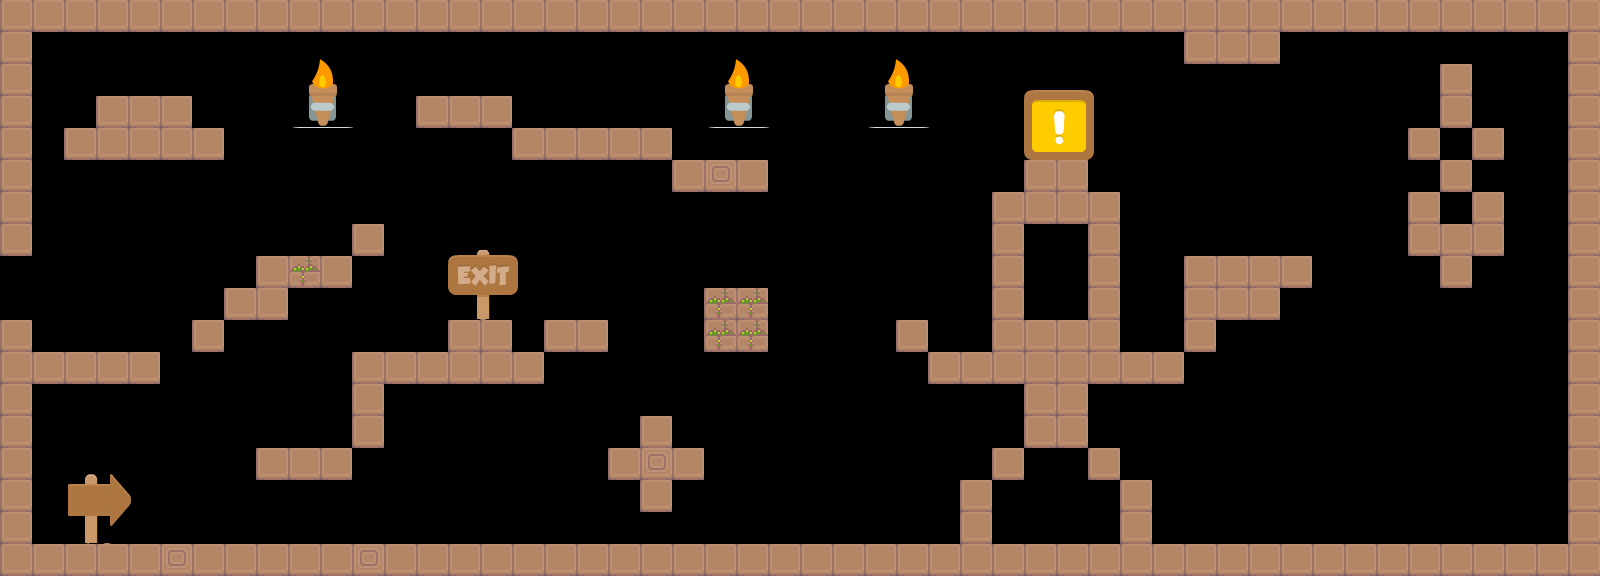

This is a level from a 2D game, rendered from its Tiled map with the project's own tilesets. A one-line summary and the map file follow, with tile-layer data summarised:
An orthogonal 50x18 tile map with 32x32 px tiles, 2 tile layers (Tile Layer 1, Tile Layer 2), 4 tilesets and 7 objects (platform).

<map version="1.0" orientation="orthogonal" width="50" height="18" tilewidth="32" tileheight="32">
 <tileset firstgid="1" name="ground_1x1" tilewidth="32" tileheight="32">
  <image source="../tiles/ground_1x1.png" width="800" height="32" />
  <tile id="1">
   <properties>
    <property name="bounce" value="1" />
   </properties>
  </tile>
 </tileset>
 <tileset firstgid="26" name="walls_1x2" tilewidth="32" tileheight="64">
  <image source="../tiles/walls_1x2.png" width="256" height="64" />
 </tileset>
 <tileset firstgid="34" name="coin" tilewidth="32" tileheight="32">
  <image source="../../sprites/coin.png" width="192" height="32" />
 </tileset>
 <tileset firstgid="40" name="tiles2" tilewidth="70" tileheight="70">
  <image source="../tiles/tiles2.png" width="840" height="910" />
 </tileset>
 <layer name="Tile Layer 1" width="50" height="18">
  <properties>
   <property name="collides" value="true" />
  </properties>
  <data>[900 cells, 241 non-empty, 3 distinct tile ids]</data>
 </layer>
 <layer name="Tile Layer 2" width="50" height="18">
  <data>[900 cells, 6 non-empty, 4 distinct tile ids]</data>
 </layer>
 <objectgroup name="collision" width="50" height="18">
  <object x="64" y="160">
   <polyline points="0,0 0,-32 32,-32 32,-64 128,-64 128,-32 160,-32 160,0 0,0" />
  </object>
  <object x="416" y="96">
   <polyline points="0,0 0,32 96,32 96,64 256,64 256,96 352,96 352,64 256,64 256,32 128,32 96,0 0,0" />
  </object>
  <object name="platform" x="192" y="352">
   <polyline points="0,0 0,-32 32,-64 64,-64 64,-96 128,-96 160,-128 192,-128 192,-96 160,-64 96,-64 96,-32 32,-32 32,0 0,0" />
  </object>
  <object x="704" y="288" width="64" height="64">
   <ellipse />
  </object>
  <object x="608" y="480">
   <polyline points="0,0 0,-32 32,-32 32,-64 64,-64 64,-32 96,-32 96,0 64,0 64,32 32,32 32,0 0,0" />
  </object>
  <object x="1472" y="64">
   <polyline points="0,0 -32,0 -32,32 -64,64 -64,96 -32,128 -64,128 -64,192 -32,224 0,224 32,192 32,128 0,128 32,96 32,64 0,32 0,0" />
  </object>
  <object x="256" y="448">
   <polyline points="0,0 96,0 96,-96 192,-96 192,-128 256,-128 256,-96 288,-96 288,-128 352,-128 352,-96 320,-96 288,-64 128,-64 128,0 96,32 0,32 0,0" />
  </object>
 </objectgroup>
</map>
